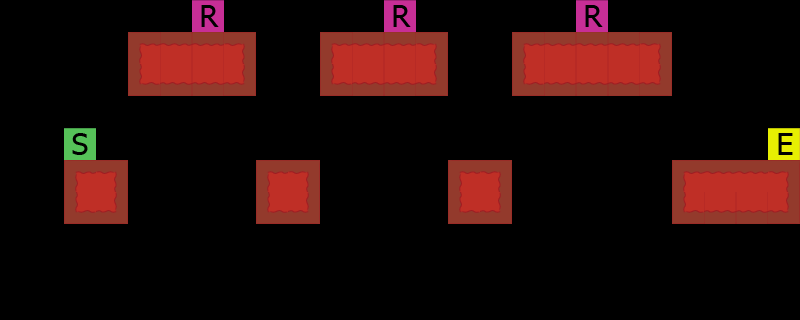

This is a level from a 2D game, rendered from its Tiled map with the project's own tilesets. A one-line summary and the map file follow, with tile-layer data summarised:
An orthogonal 25x10 tile map with 32x32 px tiles, 2 tile layers (collisions, terain), 2 tilesets.

<map version="1.0" orientation="orthogonal" width="25" height="10" tilewidth="32" tileheight="32">
 <tileset firstgid="1" name="leveltileset" tilewidth="32" tileheight="32">
  <image source="tiles.png" trans="000000" width="96" height="192" />
  <tile id="1">
   <properties>
    <property name="block" value="1" />
   </properties>
  </tile>
 </tileset>
 <tileset firstgid="19" name="editor" tilewidth="32" tileheight="32">
  <image source="editor.png" trans="ffffff" width="96" height="192" />
  <tile id="0">
   <properties>
    <property name="block" value="1" />
   </properties>
  </tile>
  <tile id="3">
   <properties>
    <property name="start" value="1" />
   </properties>
  </tile>
  <tile id="4">
   <properties>
    <property name="end" value="1" />
   </properties>
  </tile>
  <tile id="5">
   <properties>
    <property name="ruban" value="1" />
   </properties>
  </tile>
 </tileset>
 <layer name="collisions" width="25" height="10">
  <properties>
   <property name="blocked" value="1" />
  </properties>
  <data>[250 cells, 100 non-empty, 5 distinct tile ids]</data>
 </layer>
 <layer name="terain" width="25" height="10" opacity="0.39">
  <data>[250 cells, 46 non-empty, 7 distinct tile ids]</data>
 </layer>
</map>
